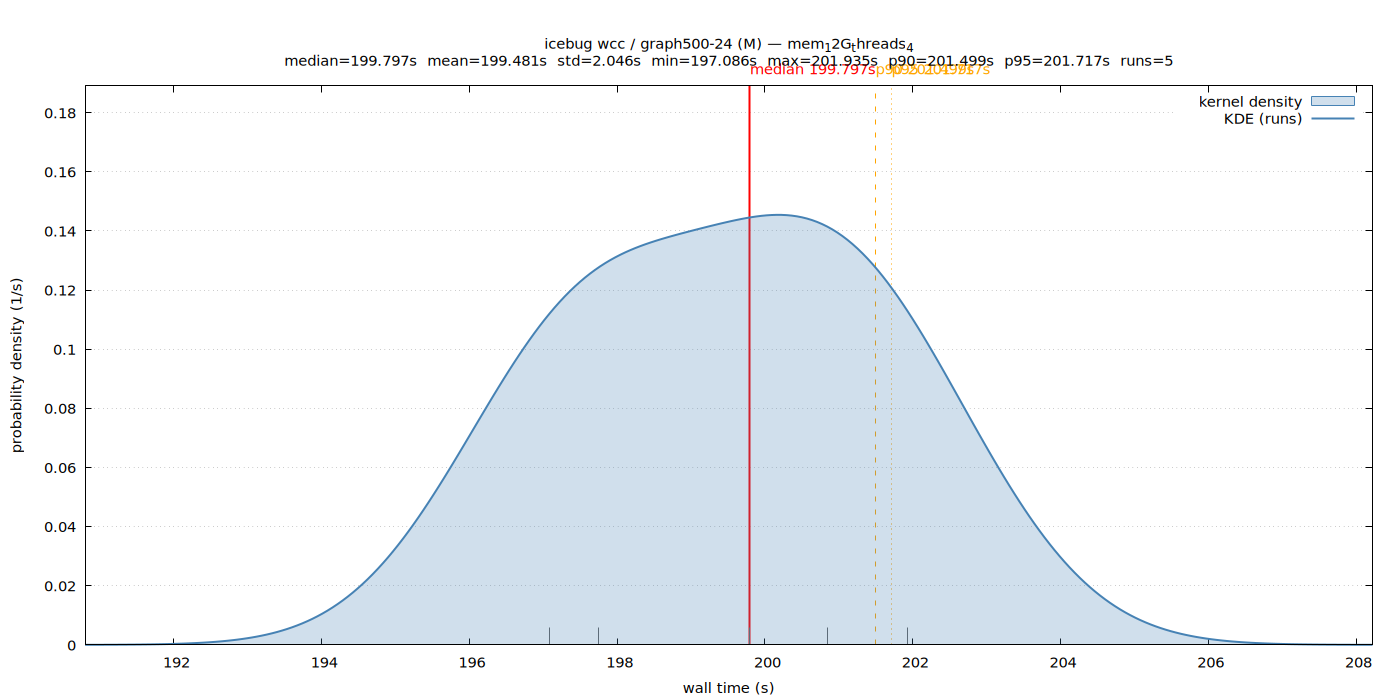

Source code (gnuplot):
set terminal pngcairo size 1400,700 enhanced font 'Sans,11'
set output '/home/ubuntu/nvm/results/ldbd/wcc/M/graph500-24/icebug_mem_12G_threads_4/wall_time.png'
set title "icebug wcc / graph500-24 (M) — mem_12G_threads_4\nmedian=199.797s  mean=199.481s  std=2.046s  min=197.086s  max=201.935s  p90=201.499s  p95=201.717s  runs=5"
set xlabel 'wall time (s)'
set ylabel 'probability density (1/s)'
set tmargin 5
set yrange [0:0.189068]
set xrange [190.797692:208.222831]
set grid y
set key top right
set arrow from 199.796942,0 to 199.796942,0.189068 nohead lc rgb 'red' lw 2
set label 'median 199.797s' at 199.796942,0.189068 offset char 0,1 tc rgb 'red'
set arrow from 201.499062,0 to 201.499062,0.189068 nohead lc rgb 'orange' lw 1 dt 2
set label 'p90 201.499s' at 201.499062,0.189068 offset char 0,1 tc rgb 'orange'
set arrow from 201.716843,0 to 201.716843,0.189068 nohead lc rgb 'orange' lw 1 dt 3
set label 'p95 201.717s' at 201.716843,0.189068 offset char 0,1 tc rgb 'orange'
set arrow from 197.740539,0 to 197.740539,0.00581748 nohead lc rgb '#666666' lw 1
set arrow from 201.934625,0 to 201.934625,0.00581748 nohead lc rgb '#666666' lw 1
set arrow from 200.845719,0 to 200.845719,0.00581748 nohead lc rgb '#666666' lw 1
set arrow from 199.796942,0 to 199.796942,0.00581748 nohead lc rgb '#666666' lw 1
set arrow from 197.085898,0 to 197.085898,0.00581748 nohead lc rgb '#666666' lw 1
plot '/home/ubuntu/nvm/results/ldbd/wcc/M/graph500-24/icebug_mem_12G_threads_4/wall_time.dat' using 1:2 with filledcurves y=0 lc rgb '#4682b4' fs transparent solid 0.25 title 'kernel density', \
     '/home/ubuntu/nvm/results/ldbd/wcc/M/graph500-24/icebug_mem_12G_threads_4/wall_time.dat' using 1:2 with lines lw 2 lc rgb '#4682b4' title 'KDE (runs)'
